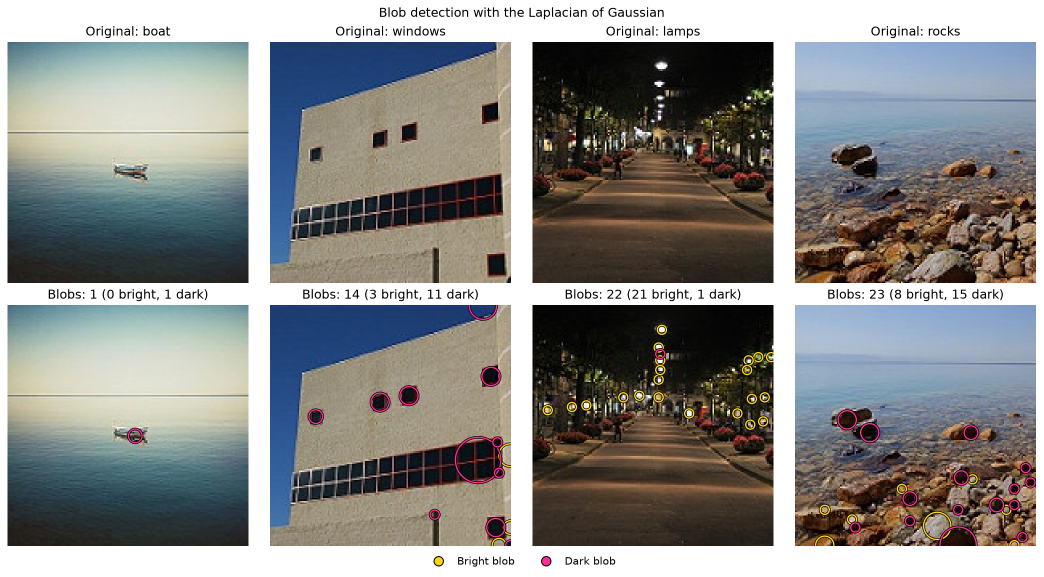
#> input picture results/blob/detections.png, 2087 x 1153 px, given in place of 10399.jpg, which was not available (shown at 1/2 size)
$ python contour.py   (older library calls are emulated)
#> lines starting #> are read from the running program, lines starting #| are printed output that depends on the picture; after the words box and inside, x2 and y2 are one past the last pixel; in counts of white or black regions, pixels touching at a corner belong together; pictures that were not available may be replaced by others from this repository, and a replacement may not be noted
### src/blob.py
import csv
from pathlib import Path

import cv2
import matplotlib.pyplot as plt
import numpy as np
from matplotlib import patheffects
from matplotlib.lines import Line2D
from matplotlib.patches import Circle


IMAGE_FILES = {
    "boat": ("sea", "10399.jpg"),
    "windows": ("buildings", "10310.jpg"),
    "lamps": ("street", "10015.jpg"),
    "rocks": ("sea", "1021.jpg"),
}
BASELINE = {
    "min_sigma": 2,
    "max_sigma": 12,
    "num_sigma": 11,
    "threshold": 0.2,
    "overlap": 0.5,
}
PARAMETER_CONFIGURATIONS = [
    ("Baseline", {}),
    ("Lower threshold", {"threshold": 0.15}),
    ("Higher threshold", {"threshold": 0.25}),
    ("Small scales only", {"max_sigma": 4, "num_sigma": 3}),
    ("Large scales only", {"min_sigma": 6, "num_sigma": 7}),
    ("No overlap pruning", {"overlap": 1.0}),
]
PARAMETER_IMAGE = "rocks"
SWEEP_THRESHOLDS = np.round(np.arange(0.04, 0.301, 0.02), 2)
POLARITY_COLORS = {"bright": "#ffd60a", "dark": "#ff2d95"}
IMAGE_STYLES = {
    "boat": ("#2a78d6", "o"),
    "windows": ("#eb6834", "s"),
    "lamps": ("#1baf7a", "^"),
    "rocks": ("#eda100", "D"),
}


def load_image(image_path):
    color_image = cv2.imread(str(image_path), cv2.IMREAD_COLOR)
#> color_image is the input picture: shape (1153, 2087, 3); mean B, G, R 136.3, 138.5, 138.1
    if color_image is None:
        raise FileNotFoundError(f"Could not load image: {image_path}")

    grayscale_image = cv2.cvtColor(color_image, cv2.COLOR_BGR2GRAY)
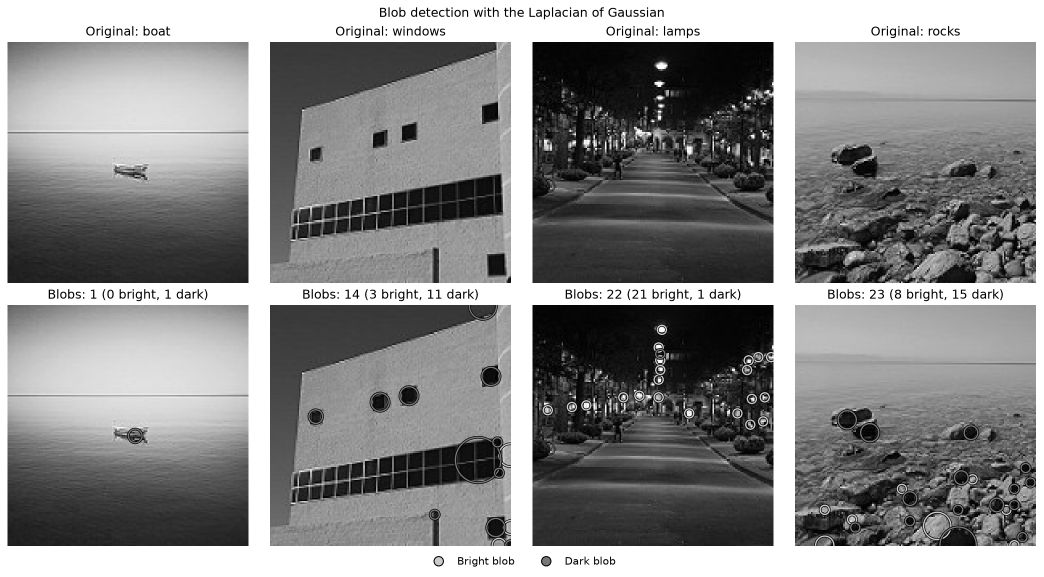
#> grayscale_image: shape (1153, 2087) (shown at 1/2 size); min 0, max 255, mean 138.2
    color_image = cv2.cvtColor(color_image, cv2.COLOR_BGR2RGB)
    return color_image, grayscale_image.astype(np.float64) / 255.0


# [378 lines left out: functions log_scale_space, local_maxima, overlap_fraction, prune_overlapping, detect_blobs, summarize_blobs and 9 more, not called in this run]


# [2 lines that do not run on import are left out]

### src/contour.py
import csv
from pathlib import Path

import cv2
import matplotlib.pyplot as plt
import numpy as np
from matplotlib import patheffects
from matplotlib.colors import hsv_to_rgb
from matplotlib.lines import Line2D

from blob import BASELINE as BLOB_BASELINE
from blob import IMAGE_FILES, IMAGE_STYLES, detect_blobs, draw_blobs, load_image


# A threshold of None lets Otsu's method choose the value from the image histogram.
BASELINE = {
    "blur_size": 5,
    "threshold": None,
    "min_area": 15,
}
PARAMETER_CONFIGURATIONS = [
    ("Baseline", {}),
    ("Lower threshold", {"threshold": 80}),
    ("Higher threshold", {"threshold": 160}),
    ("No blur", {"blur_size": 1}),
    ("Stronger blur", {"blur_size": 11}),
    ("No minimum area", {"min_area": 0}),
]
PARAMETER_IMAGE = "rocks"
SWEEP_THRESHOLDS = np.arange(20, 231, 10)
SWEEP_BLUR_SIZES = [1, 3, 5, 7, 9, 11, 13, 15]


# [7 lines left out: function contour_colors, not called in this run]


def to_uint8(image):
    return np.round(image * 255).astype(np.uint8)


def find_contours(image, blur_size, threshold, min_area):
#> called with blur_size = 5, min_area = 15
    if blur_size > 1:
        image = cv2.GaussianBlur(image, (blur_size, blur_size), 0)

    if threshold is None:
        threshold, binary_image = cv2.threshold(
            image, 0, 255, cv2.THRESH_BINARY + cv2.THRESH_OTSU
        )
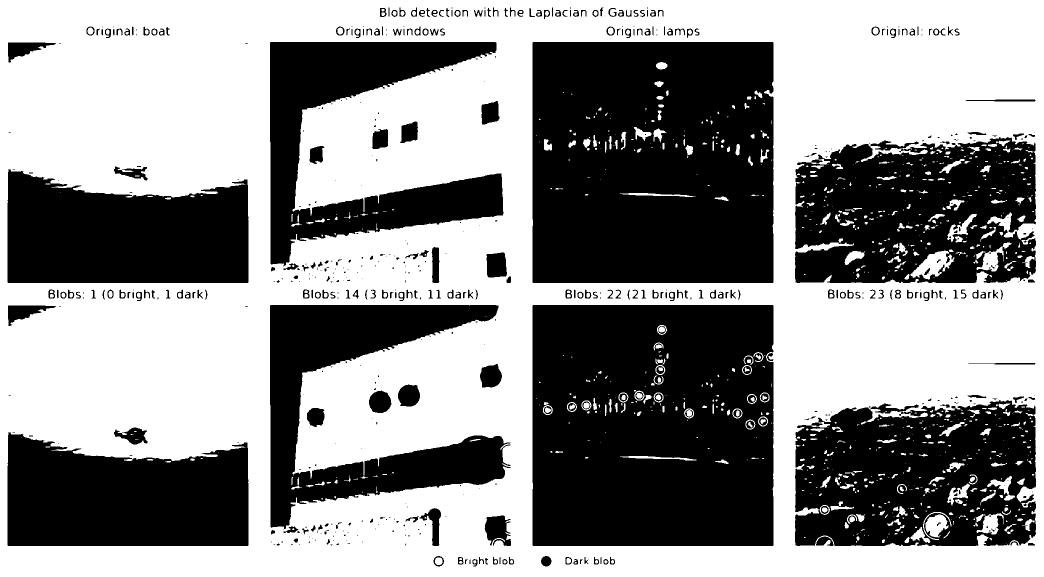
#> binary_image: shape (1153, 2087) (shown at 1/2 size); 55.5% white; 570 black regions (272 under 20 px)
#> threshold = 130
    else:
        _, binary_image = cv2.threshold(
            image, threshold, 255, cv2.THRESH_BINARY
        )

    # RETR_LIST returns the outline of every bright region and of every dark hole.
    contours, _ = cv2.findContours(
        binary_image, cv2.RETR_LIST, cv2.CHAIN_APPROX_NONE
    )
#> contours = 1531 contours, 882 with area under 20; largest, box (x1, y1, x2, y2) and area: (0, 0, 2087, 1153) 2403072, (1064, 83, 1548, 567) 233084, (1064, 609, 1548, 1093) 232954, (1589, 799, 2073, 1093) 126662, (1589, 273, 2073, 567) 125596
    contours = [
        contour for contour in contours if cv2.contourArea(contour) >= min_area
    ]
#> contours = 720 contours, 71 with area under 20; largest, box (x1, y1, x2, y2) and area: (0, 0, 2087, 1153) 2403072, (1064, 83, 1548, 567) 233084, (1064, 609, 1548, 1093) 232954, (1589, 799, 2073, 1093) 126662, (1589, 273, 2073, 567) 125596
    contours.sort(key=cv2.contourArea, reverse=True)
    return contours, binary_image, int(threshold)


# [329 lines left out: functions describe_contour, summarize_contours, draw_contours, save_detections, save_parameter_comparison, save_parameter_sensitivity and 4 more, not called in this run]


def main():
    project_root = Path(__file__).resolve().parents[1]
    dataset_directory = (
        project_root
        / "data"
        / "intel-image-classification"
        / "seg_train"
        / "seg_train"
    )
    output_directory = project_root / "results" / "contour"
    output_directory.mkdir(parents=True, exist_ok=True)

    color_images = {}
    blob_images = {}
    images = {}
    results = {}
    print("Selected images:")
    for image_name, (category, file_name) in IMAGE_FILES.items():
        image_path = dataset_directory / category / file_name
        print(f"  {image_name}: {image_path.relative_to(project_root)}")
        color_images[image_name], blob_images[image_name] = load_image(image_path)
        images[image_name] = to_uint8(blob_images[image_name])
        results[image_name] = find_contours(images[image_name], **BASELINE)
#> pass 2 of the loop in main, `for image_name, (category, file_name) in IMAGE_FILES.items():`:
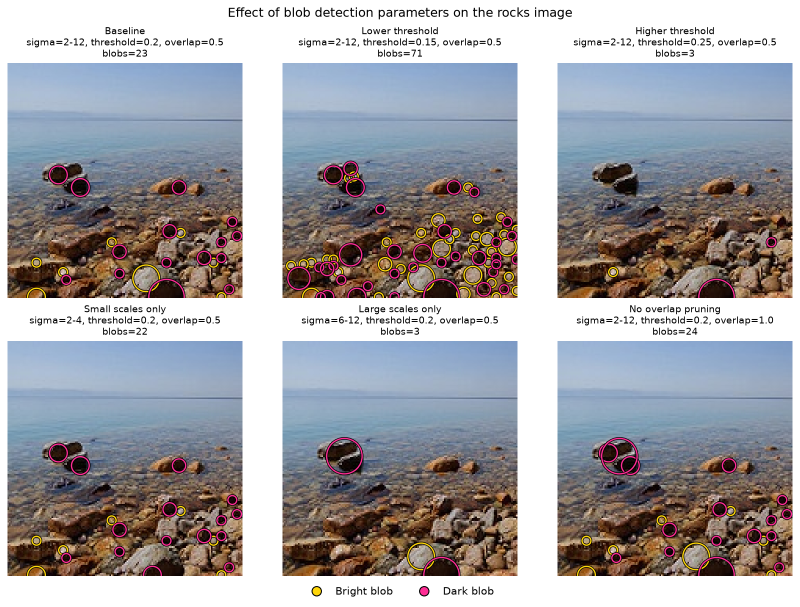
#> input picture results/blob/parameter_comparison.png, 1600 x 1213 px, given in place of 10310.jpg, which was not available (shown at 1/2 size)
#> in load_image, color_image is the input picture: shape (1213, 1600, 3); mean B, G, R 164.2, 160.3, 161.9
#> in load_image (call 2), `grayscale_image = cv2.cvtColor(color_image, cv2.COLOR_BGR2GRAY)`:
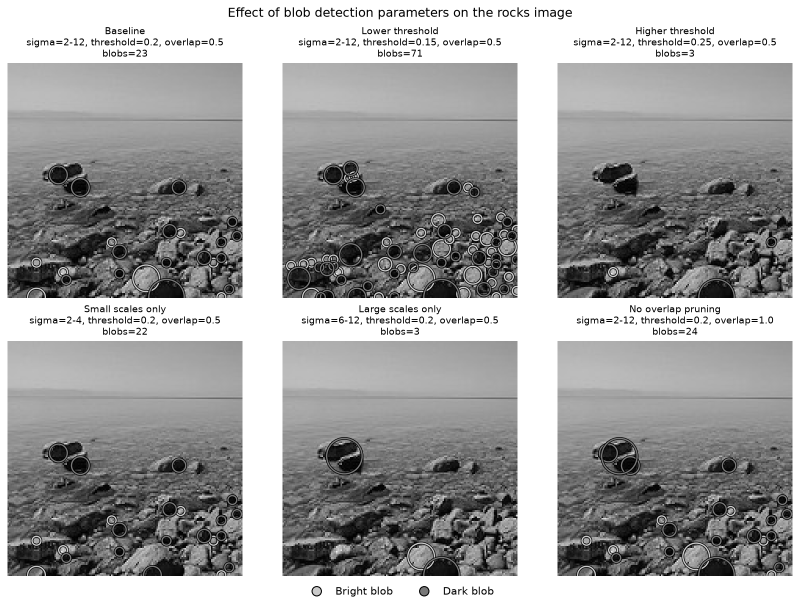
#> grayscale_image: shape (1213, 1600) (shown at 1/2 size); min 0, max 255, mean 161.2
#> image: shape (1213, 1600)
#> in find_contours (call 2), `threshold, binary_image = cv2.threshold( image, 0, 255, cv2.THRESH_BIN..`:
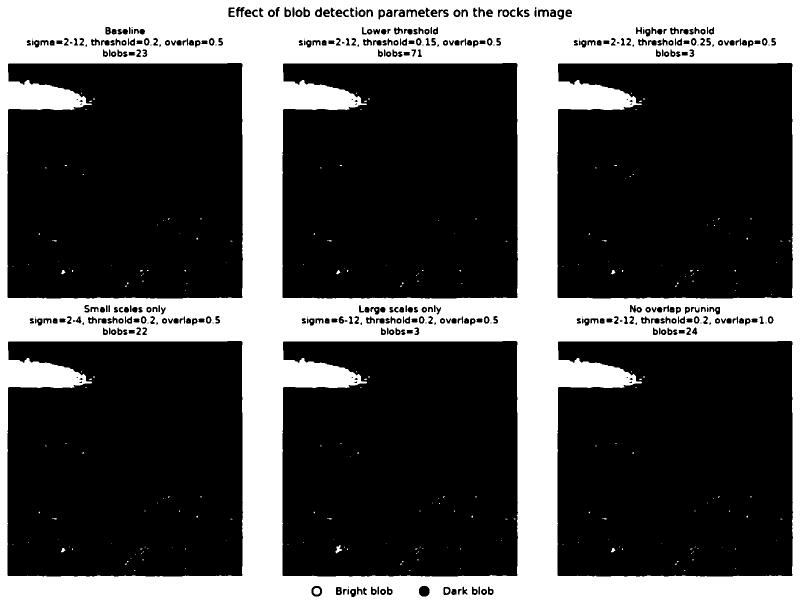
#> binary_image: shape (1213, 1600) (shown at 1/2 size); 32.5% white; 353 white regions (311 under 20 px)
#> threshold = 183
#> in find_contours (call 2), `contours, _ = cv2.findContours( binary_image, cv2.RETR_LIST, cv2.CHAIN..`: contours = 780 contours, 370 with area under 20; largest, box (x1, y1, x2, y2) and area: (0, 0, 1600, 1213) 1937988, (1114, 681, 1587, 1154) 214257, (14, 681, 487, 1154) 214255, (564, 681, 1037, 1154) 214248, (14, 125, 487, 598) 214240
#> in find_contours (call 2), `contours = [ contour for contour in contours if cv2.contourArea(contou..`: contours = 425 contours, 15 with area under 20; largest, box (x1, y1, x2, y2) and area: (0, 0, 1600, 1213) 1937988, (1114, 681, 1587, 1154) 214257, (14, 681, 487, 1154) 214255, (564, 681, 1037, 1154) 214248, (14, 125, 487, 598) 214240

    print(f"Baseline parameters: {BASELINE}")
    save_detections(color_images, results, output_directory)
    save_parameter_comparison(
        color_images[PARAMETER_IMAGE], images[PARAMETER_IMAGE], output_directory
    )
    save_parameter_sensitivity(images, output_directory)
    save_area_perimeter(results, output_directory)
    save_blob_comparison(color_images, blob_images, results, output_directory)
    save_contour_table(results, output_directory)
    save_metrics(results, output_directory)


if __name__ == "__main__":
#> (the run stopped early here; a loop or call above may not have finished)
